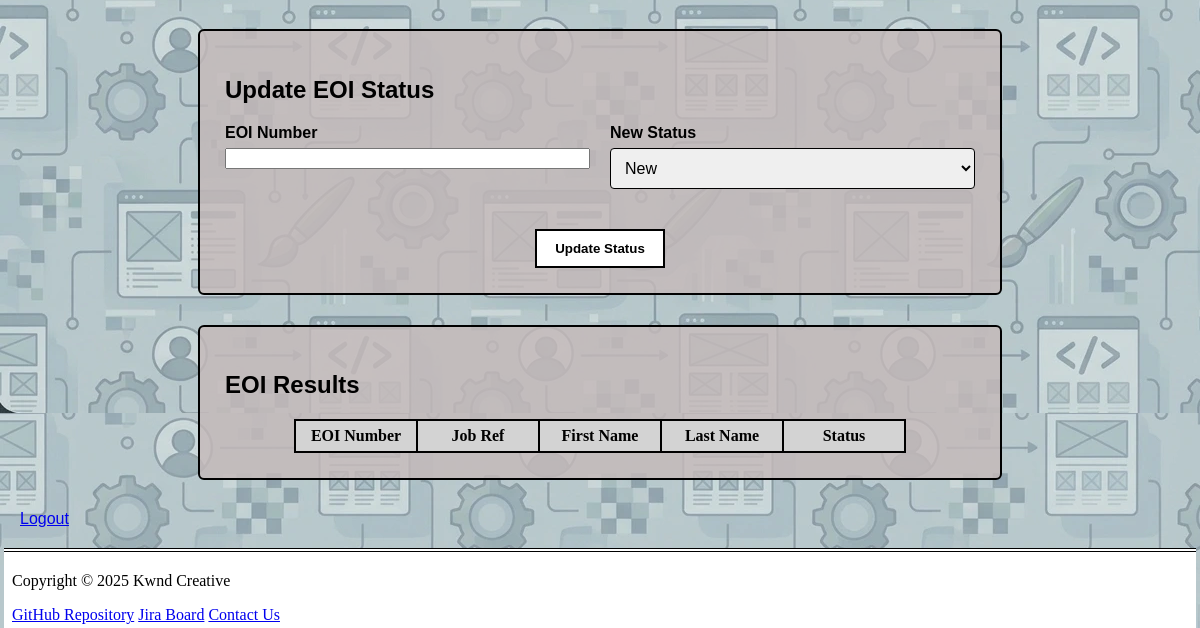
The page /manage.php (signed in, lower part) on the database as committed earlier.
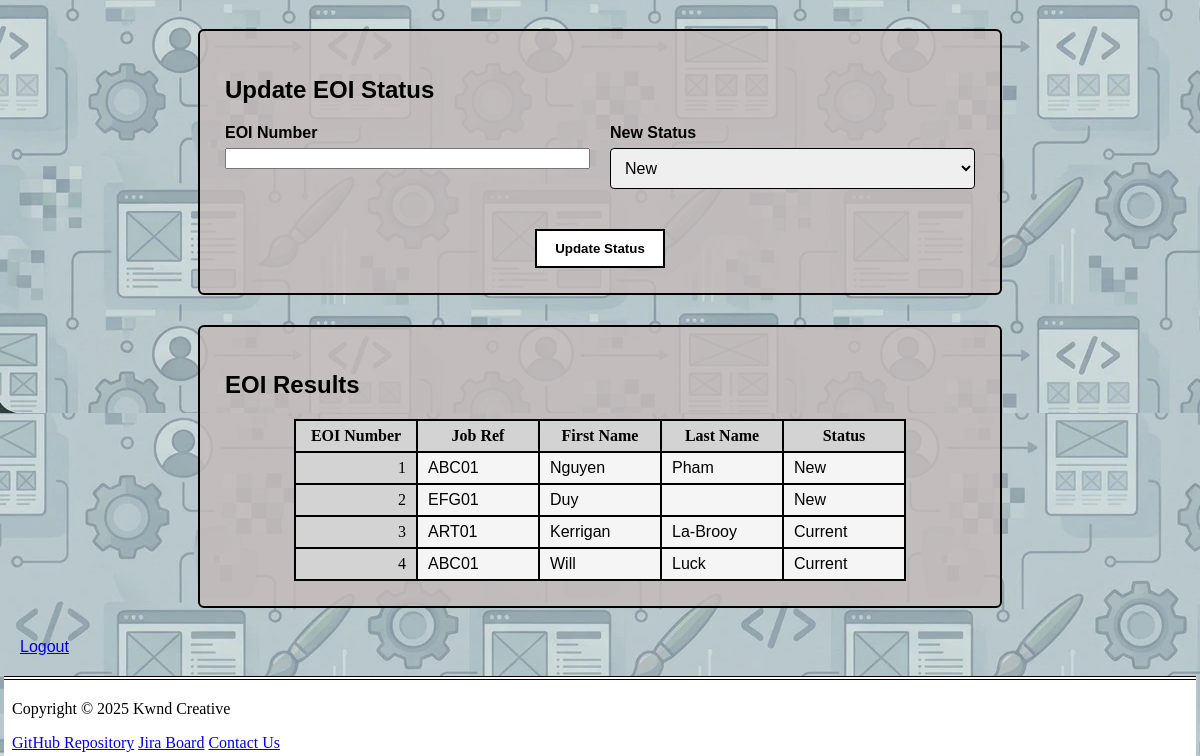
The same page on the database as committed later.
### tables this page shows
CREATE TABLE `eoi` (
  `EOINumber` int(11) NOT NULL,
  `JobRef` varchar(5) NOT NULL,
  `FirstName` varchar(20) NOT NULL,
  `LastName` varchar(20) NOT NULL,
  `DOB` date NOT NULL,
  `Gender` enum('Male','Female','Other') NOT NULL,
  `Street` varchar(40) NOT NULL,
  `SuburbTown` varchar(40) NOT NULL,
  `State` enum('VIC','NSW','QLD','SA','WA','TAS','ACT','NT') NOT NULL,
  `Postcode` char(4) NOT NULL,
  `Email` varchar(60) NOT NULL,
  `Phone` varchar(12) NOT NULL,
  `Skills` varchar(300) NOT NULL,
  `OtherSkills` varchar(300) DEFAULT NULL,
  `Status` enum('New','Current','Final') NOT NULL DEFAULT 'New'
);

### manage.php (the view, shortened to what this page needs)
<?php include 'header.inc'; ?>
<?php
require_once("settings.php");
$conn = mysqli_connect($host, $user, $password, $database);
$query = "SELECT * FROM eoi";
$result = (mysqli_query($conn, $query));
?>
<main>
    <section id="applicationForm">
    <h2>Update EOI Status</h2>
        <form method="post" action="manage.php">
            <div class="formGrid">
                <div class="formRow">
                    <label for="eoiID">EOI Number</label>
                    <input type="number"
                        id="eoiID"
                        name="eoiID">
                </div>
                <div class="formRow">
                    <label for="status">New Status</label>
                    <select id="status" name="status">
                        <option value="New">New</option>
                    </select>
                </div>
                <div class="formButtons fullWidth">
                    <input type="submit"
                        name="updateStatus"
                        value="Update Status">
                </div>
            </div>
        </form>
    </section>
    <section id="applicationForm">
        <h2>EOI Results</h2>
        <table class="hobbyTable" id="hobbyTable">
            <tr>
                <th>EOI Number</th>
                <th>Job Ref</th>
                <th>First Name</th>
                <th>Last Name</th>
                <th>Status</th>
            </tr>
            <?php
                while ($row = mysqli_fetch_assoc($result)) {
            ?>
            <tr>
                <td><?php echo $row["EOINumber"]; ?></td>
                <td><?php echo $row["JobRef"]; ?></td>
                <td><?php echo $row["FirstName"]; ?></td>
                <td><?php echo $row["LastName"]; ?></td>
                <td><?php echo $row["Status"]; ?></td>
            </tr>
            <?php
                }
            ?>
        </table>
    </section>
    <p><a href="logout.php">Logout</a></p>
</main>
<?php include 'footer.inc'; ?>

Rows that differ between the two databases and show on the page:
added eoi: EOINumber "1", JobRef "ABC01", FirstName "Nguyen", LastName "Pham", Status "New"
added eoi: EOINumber "2", JobRef "EFG01", FirstName "Duy", Status "New"
added eoi: EOINumber "3", JobRef "ART01", FirstName "Kerrigan", LastName "La-Brooy", Status "Current"
added eoi: EOINumber "4", JobRef "ABC01", FirstName "Will", LastName "Luck", Status "Current"
